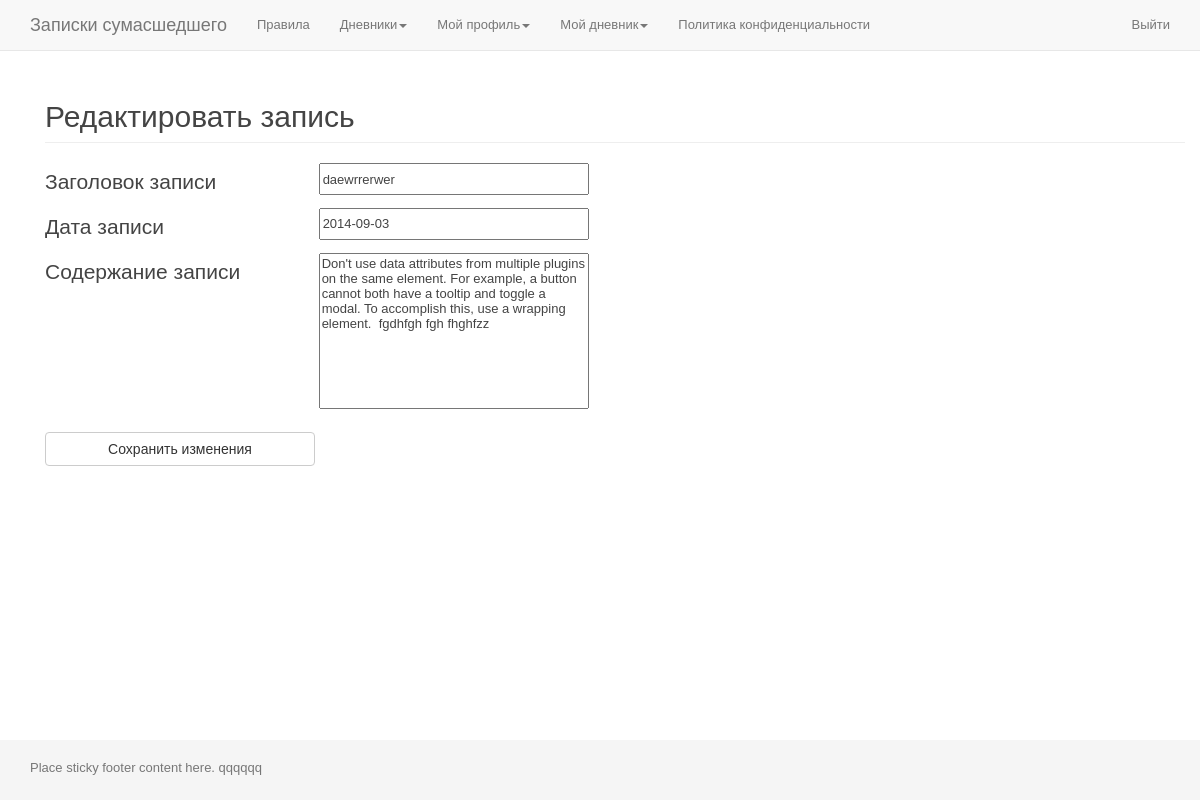
Page /edit_records/5/ (signed in) on the earlier database version.
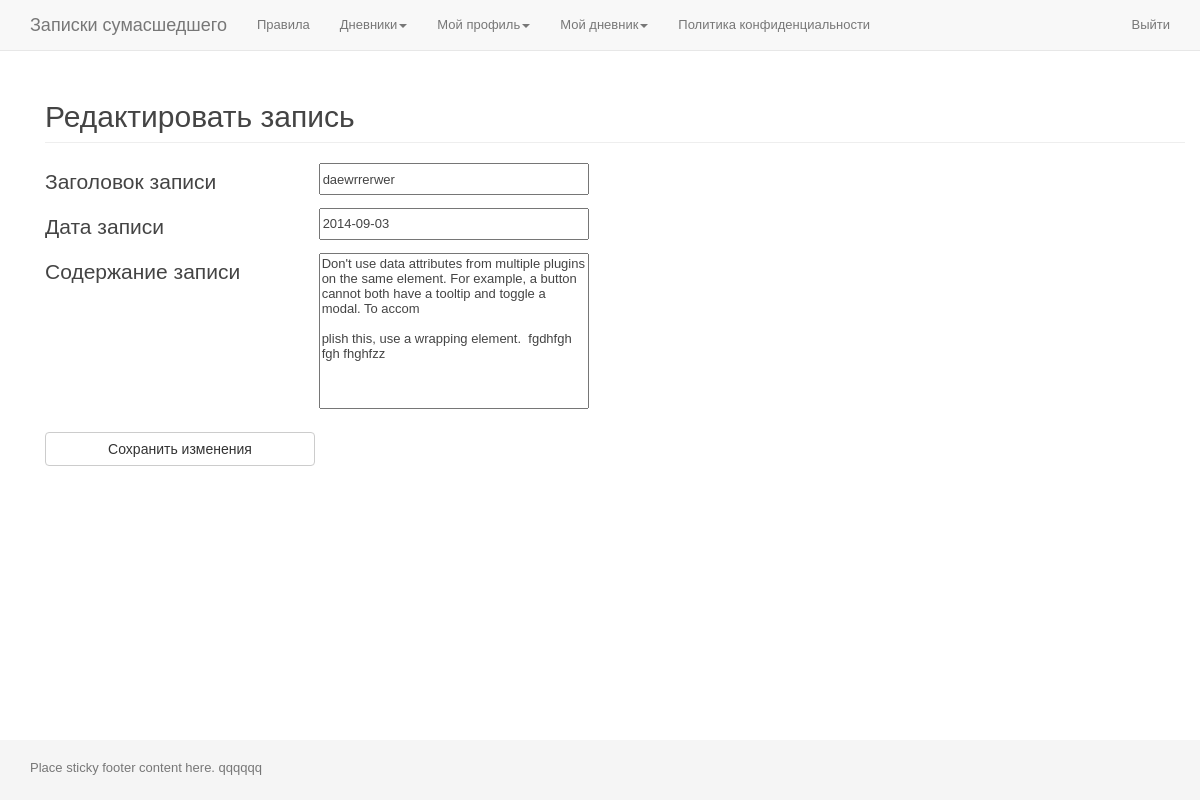
Same page on the later database version.
### app_zapsum/models.py (models this page shows, shortened)
class Diary(models.Model):
	user_id = models.IntegerField(
		'',
		blank=True,
		null=True,
	)
	title = models.CharField(
		'Заголовок записи',
		max_length=100,
		blank=False,
	)
	date = models.DateField(
		'Дата записи',
		blank=True,
		null=True,
	)
	text = models.TextField(
		'Содержание записи',
		max_length=5000,
		blank=False,
	)
	last_edit_date = models.DateField(
		'Дата последнего редактирования',
		default=datetime.now(),
	)
	is_active = models.BooleanField(default=True)
	is_delete = models.BooleanField(default=False)
	@classmethod
	def get_entry(self, id_record, user_id):
		return self.objects.get(id=id_record, user_id=user_id)

### app_zapsum/views.py (the view)
# urls.py: url(r'^edit_records/(?P<id_record>[0-9]+)/$', 'views.edit_records', name='edit_records'),
@login_required
def edit_records(request, id_record):
	entry = Diary.get_entry(id_record=id_record, user_id=request.user.pk)
	form = addMessageForm(instance=entry)
	if request.method == 'POST':
		form = addMessageForm(request.POST, request.FILES, instance=entry)
		if form.is_valid():
			form.save()
			return HttpResponseRedirect('/my_records/')
	t = loader.get_template('page_edit_records.html')
	c = RequestContext(request, {
		'form': form,
	}, [custom_proc])
	return HttpResponse(t.render(c))

### app_zapsum/forms.py (shortened to what this page needs)
class addMessageForm(forms.ModelForm):
	date = forms.DateField(
		widget=forms.TextInput(attrs={
			'class':'datepicker',
		}),
		required=True,
		label='Дата записи',
	)
	class Meta:
		model = Diary
		fields = (
			'title',
			'date',
			'text',
		)

### app_accounts/templatetags/tags_app_accounts.py (called while the page is built)
@register.inclusion_tag("part_auth_area.html")
def part_auth_area(is_authenticated):
	return {
		'is_authenticated': is_authenticated,
	}

### app_zapsum/views.py (called while the page is built)
def custom_proc(request):
	return{
		'request': request,
	}

### app_zapsum/templates/page_edit_records.html (shortened to what this page needs)
{% extends "page_base.html" %}
{% block content %}
	<section class="section edit_records">
		<div class="page-header">
			<h2>Редактировать запись</h2>
		</div>
		<form action="" method="POST">
			<div class="cell input_outer">
				<label class="label">{{ form.title.label }}</label>
				{{ form.title }}
			</div>
			<div class="cell input_outer">
				<label class="label">{{ form.date.label }}</label>
				{{ form.date }}
			</div>
			<div class="cell input_outer">
				<label class="label">{{ form.text.label }}</label>
				{{ form.text }}
			</div>
			<div class="cell submit_outer">
				<input class="btn btn-default" type="submit" value="Сохранить изменения" />
			</div>
		</form>
	</section>
{% endblock %}

Differences in the rows shown:
changed Diary "daewrrerwer": text "…toggle a modal. To accomplish this, use a wrapping…" → "…toggle a modal. To accom plish this, use a wrapping…"
